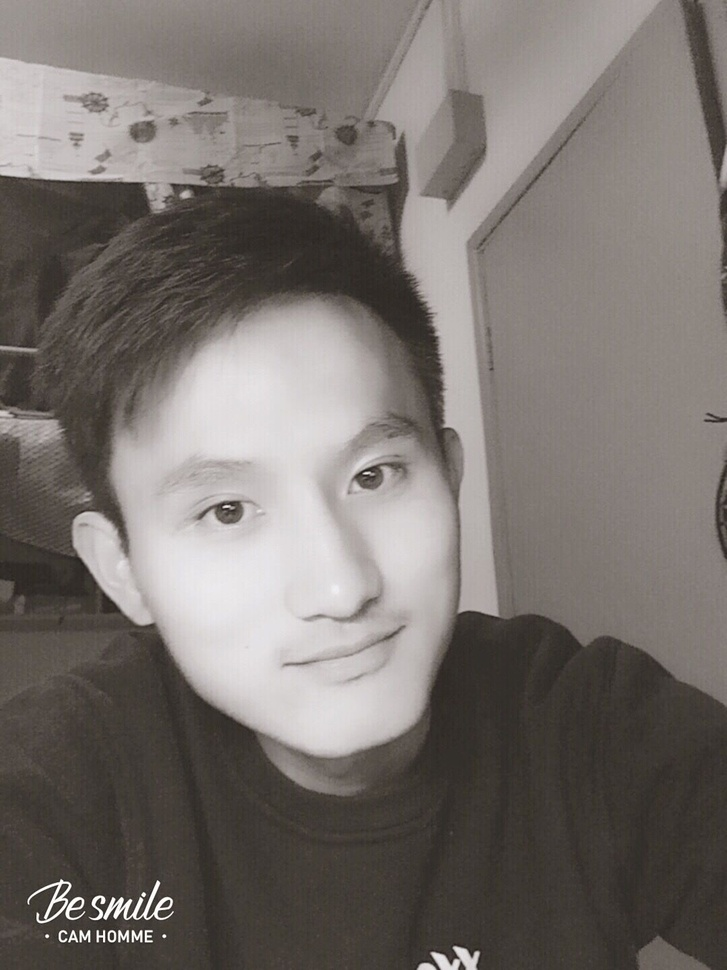
#> input picture src/homework/me.jpg, 727 x 970 px, shrunk from 1080 x 1440 before the run
$ python homework-qq01.py
#> lines starting #> are read from the running program, lines starting #| are printed output that depends on the picture; after the words box and inside, x2 and y2 are one past the last pixel; in counts of white or black regions, pixels touching at a corner belong together
import cv2


img = cv2.imread('me.jpg', 0)
#> img: shape (970, 727); min 21, max 255, mean 114.3
ret, thresh1 = cv2.threshold(img, 130, 255, cv2.THRESH_BINARY)  # binary （黑白二值）
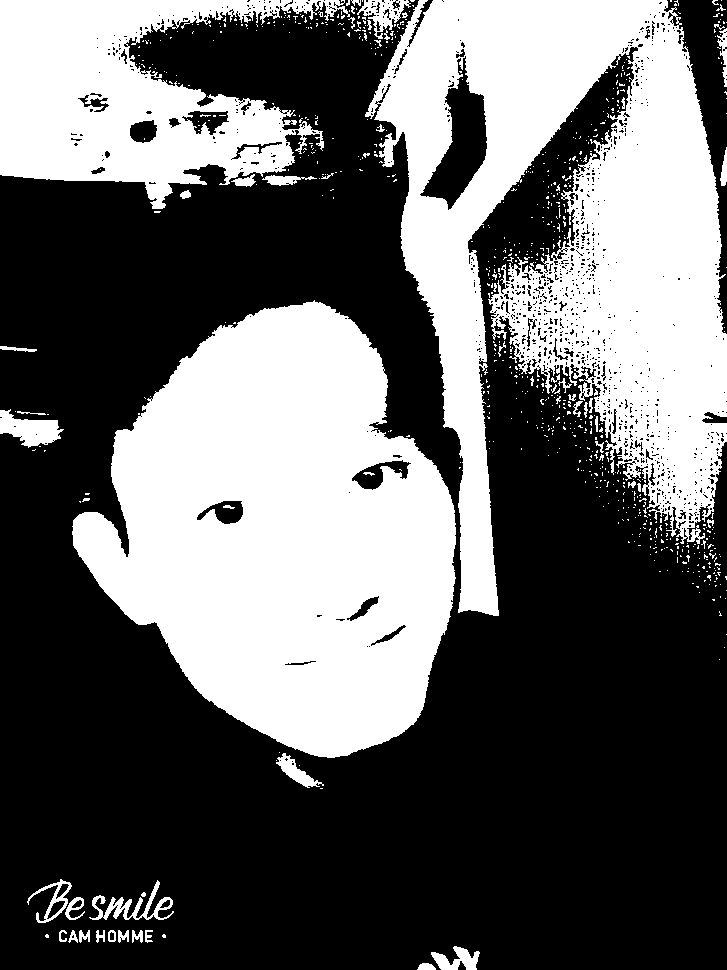
#> thresh1: shape (970, 727); 39.4% white; 774 white regions (717 under 20 px), largest, box (x1, y1, x2, y2) and area: (72, 300, 456, 758) 115305, (365, 0, 727, 616) 112716, (0, 0, 350, 209) 39678
ret, thresh2 = cv2.threshold(img, 127, 255, cv2.THRESH_BINARY_INV)  # （黑白二值反转）
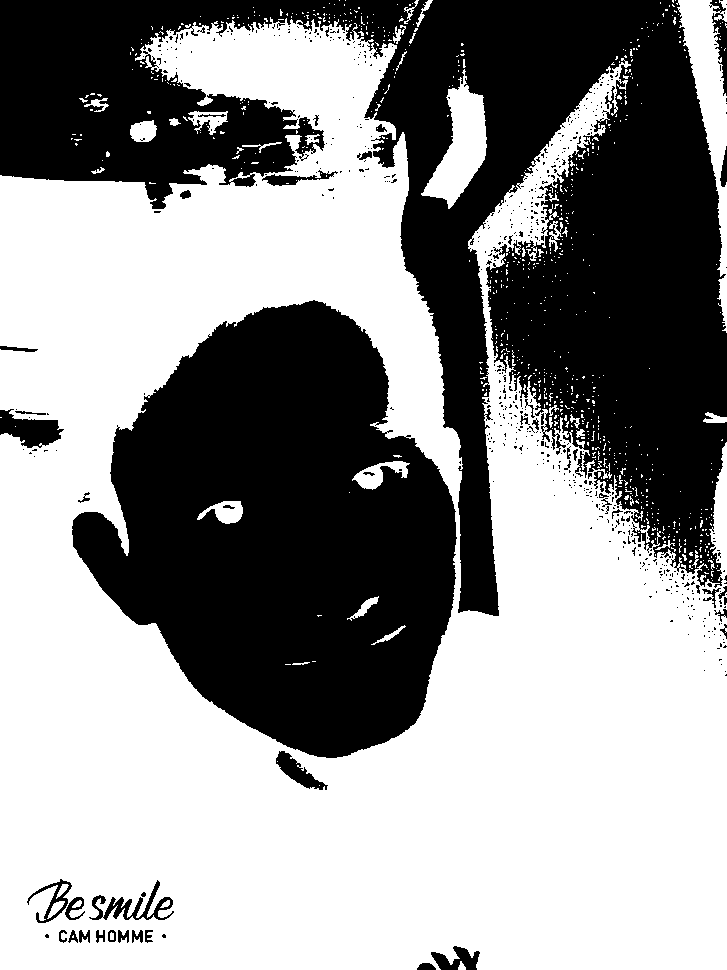
#> thresh2: shape (970, 727); 57.1% white; 616 black regions (567 under 20 px), largest, box (x1, y1, x2, y2) and area: (0, 0, 727, 616) 176776, (72, 300, 457, 758) 116103, (0, 409, 64, 448) 1403
ret, thresh3 = cv2.threshold(img, 127, 255, cv2.THRESH_TRUNC)  # 得到的图像为多像素值
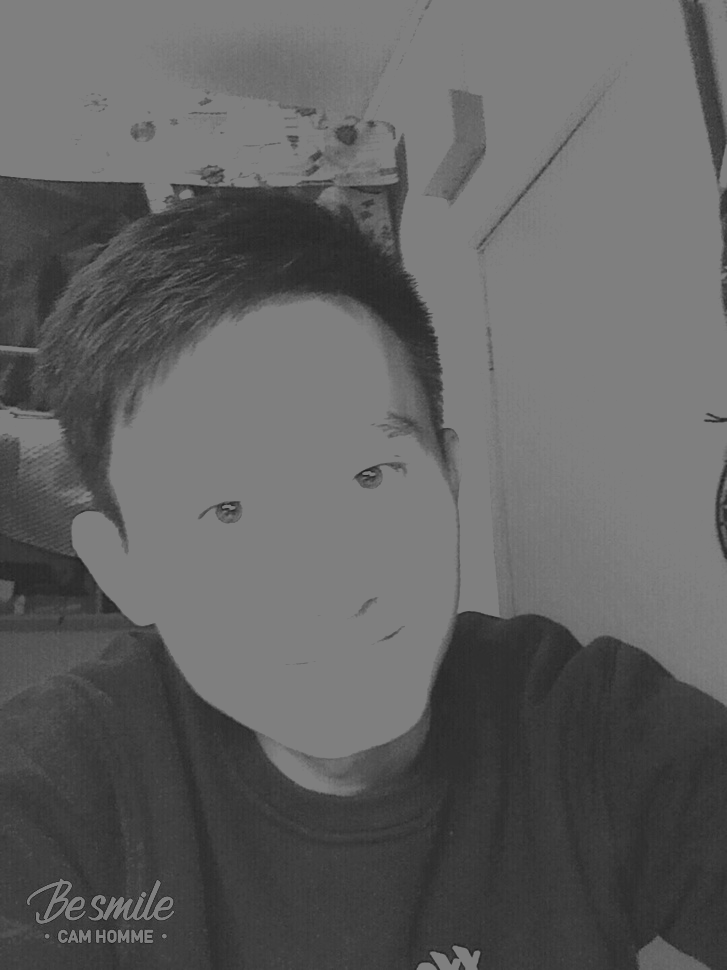
#> thresh3: shape (970, 727); min 21, max 127, mean 96.9
ret, thresh4 = cv2.threshold(img, 150, 255, cv2.THRESH_TOZERO)  # 高于阈值时像素设置为255，低于阈值时不作处理
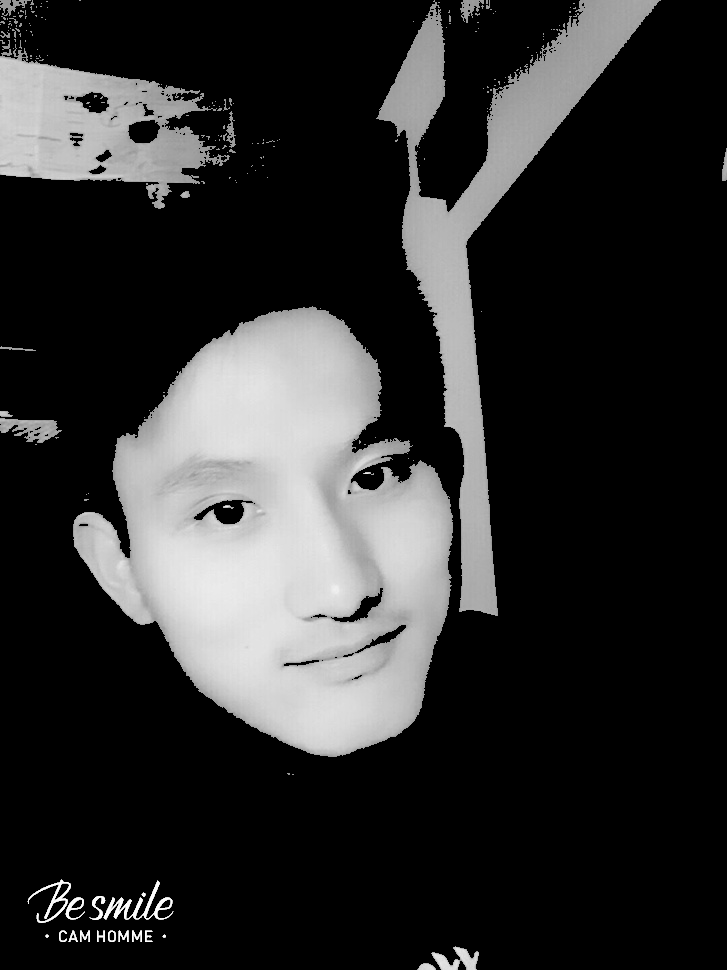
#> thresh4: shape (970, 727); min 0, max 255, mean 46.5
ret, thresh5 = cv2.threshold(img, 180, 255, cv2.THRESH_TOZERO_INV)  # 低于阈值时设置为255，高于阈值时不作处理
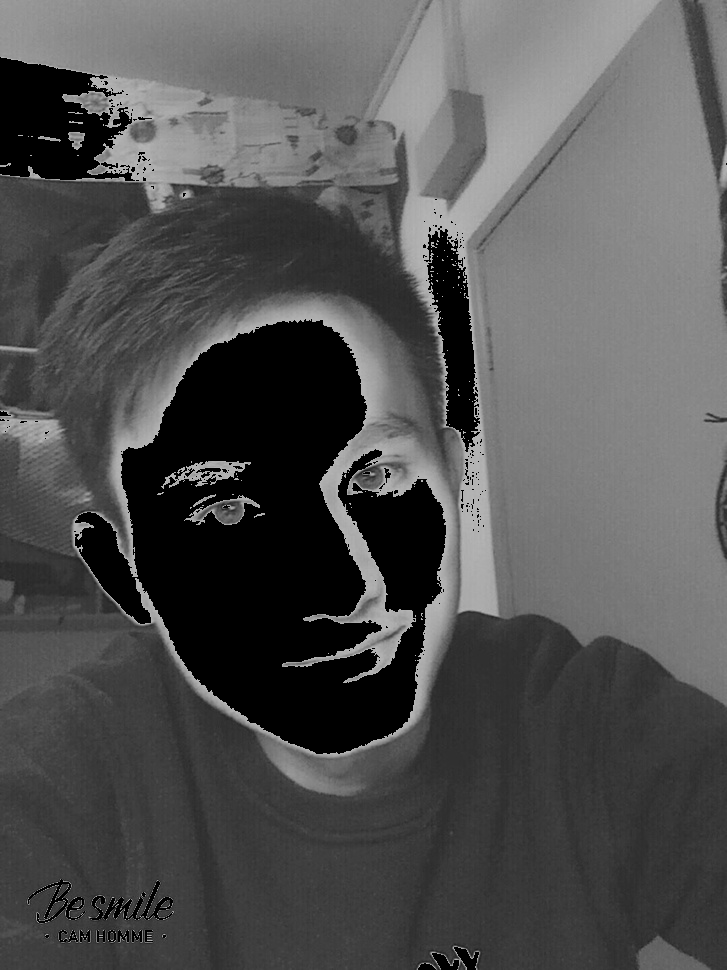
#> thresh5: shape (970, 727); min 0, max 180, mean 81.7

print(ret)
cv2.namedWindow('thresh2',0)
cv2.imshow('thresh2', thresh4)
# [5 lines of commented-out code are left out]
cv2.waitKey(0)
cv2.destroyAllWindows()

$ run again, with src/homework/qi.jpg copied over src/homework/me.jpg
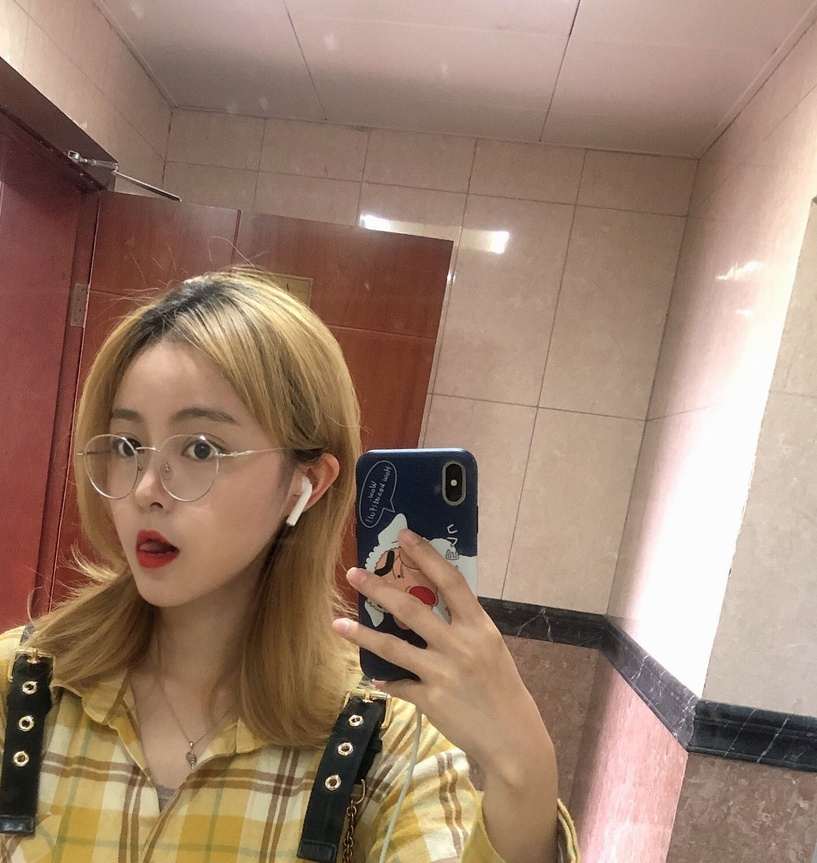
#> input picture src/homework/qi.jpg, 817 x 863 px, shrunk from 1415 x 1495 before the run
#> `ret, thresh1 = cv2.threshold(img, 130, 255, cv2.THRESH_BINARY)`:
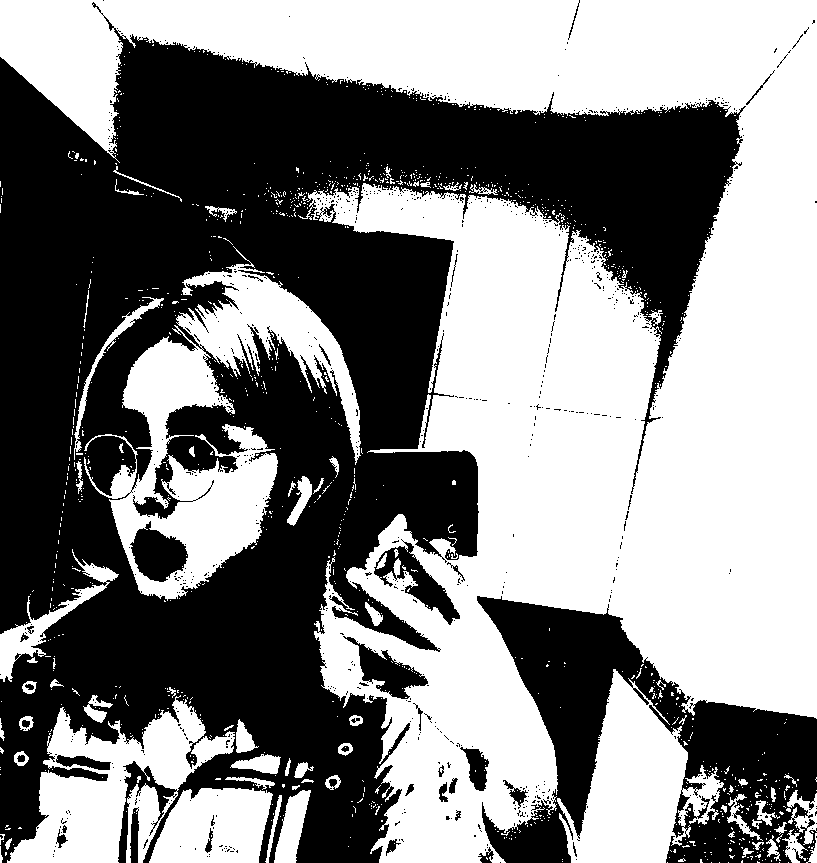
#> thresh1: shape (863, 817); 52% white; 801 black regions (764 under 20 px), largest, box (x1, y1, x2, y2) and area: (0, 2, 746, 863) 289029, (477, 596, 817, 863) 38397, (374, 539, 460, 625) 2144
#> thresh2: shape (863, 817); 46% white; 782 white regions (736 under 20 px), largest, box (x1, y1, x2, y2) and area: (0, 14, 746, 863) 274706, (477, 596, 817, 863) 35805, (374, 542, 460, 625) 2016
#> `ret, thresh5 = cv2.threshold(img, 180, 255, cv2.THRESH_TOZERO_INV)`:
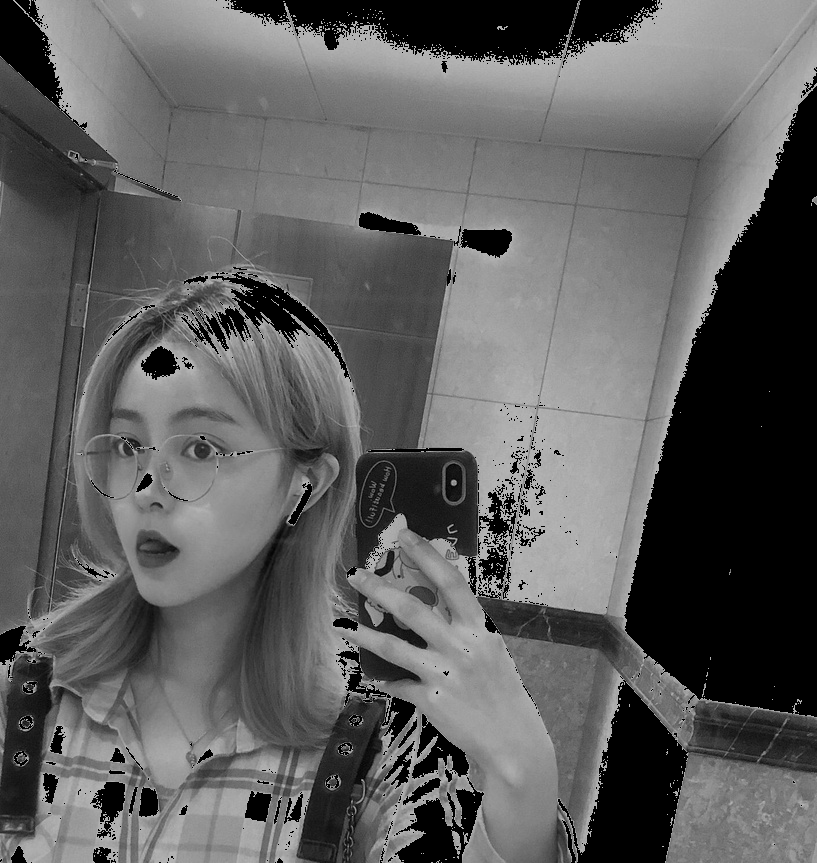
#> thresh5: shape (863, 817); min 0, max 180, mean 94.6
